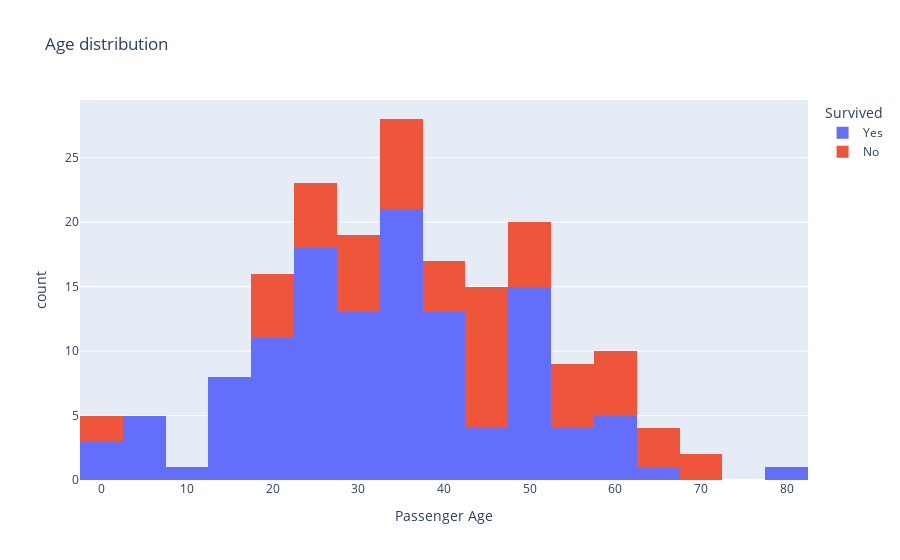

This figure's notebook cell:
### Markdown cell above
### Task 3: Create a histogram to display the distribution of passengers' ages. Use different colors for passengers who survived and did not survive.

### Code cell
# Histogram

fig_b = px.histogram(titanic, x="Age", color="Survived_cats", title="Age distribution",
                  labels={"Age": "Passenger Age", "Survived_cats": "Survived"})
fig_b.show()

### Figure 1 — Plotly figure (JSON) as saved in the notebook; plotly's stock layout.template omitted (floating-point values rounded to 4 significant figures)
{"data": [{"alignmentgroup": "True", "bingroup": "x", "hovertemplate": "Survived=Yes<br>Passenger Age=%{x}<br>count=%{y}<extra></extra>", "legendgroup": "Yes", "marker": {"color": "#636efa", "pattern": {"shape": ""}}, "name": "Yes", "offsetgroup": "Yes", "orientation": "v", "showlegend": true, "type": "histogram", "x": [38, 35, 4, 58, 34, 28, 49, 29, 23, 23, 32.5, 19, 22, 1, 3, 44, 58, 40, 31, 32, 38, 35, 37, 30, 58, 35, 63, 19, 50, 0.92, 17, 30, 24, 18, 31, 40, 36, 36, 16, 41, 2, 24, 24, 22, 60, 24, 25, 36, 23, 24, 33, 32, 28, 14, 4, 52, 49, 48, 23, 25, 35, 54, 16, 36, 34, 30, 44, 22, 36, 17, 48, 39, 53, 36, 39, 39, 18, 60, 52, 49, 40, 4, 42, 21, 80, 32, 24, 48, 56, 36, 27, 15, 31, 18, 35, 42, 24, 48, 38, 27, 27, 29, 35, 21, 6, 33, 36, 51, 43, 17, 49, 11, 33, 52, 27, 39, 16, 51, 48, 47, 56, 19, 26], "xaxis": "x", "yaxis": "y"}, {"alignmentgroup": "True", "bingroup": "x", "hovertemplate": "Survived=No<br>Passenger Age=%{x}<br>count=%{y}<extra></extra>", "legendgroup": "No", "marker": {"color": "#EF553B", "pattern": {"shape": ""}}, "name": "No", "offsetgroup": "No", "orientation": "v", "showlegend": true, "type": "histogram", "x": [54, 19, 65, 45, 25, 46, 71, 21, 47, 24, 54, 37, 24, 36.5, 61, 56, 50, 2, 44, 29, 62, 52, 40, 37, 36, 2, 45.5, 38, 29, 45, 27, 50, 64, 30, 65, 47, 58, 55, 25, 18, 47, 45, 50, 36, 61, 58, 47, 31, 49, 42, 19, 36, 70, 19, 57, 29, 46, 39, 31, 33], "xaxis": "x", "yaxis": "y"}], "layout": {"barmode": "relative", "legend": {"title": {"text": "Survived"}, "tracegroupgap": 0}, "title": {"text": "Age distribution"}, "xaxis": {"anchor": "y", "domain": [0, 1], "title": {"text": "Passenger Age"}}, "yaxis": {"anchor": "x", "domain": [0, 1], "title": {"text": "count"}}}}
